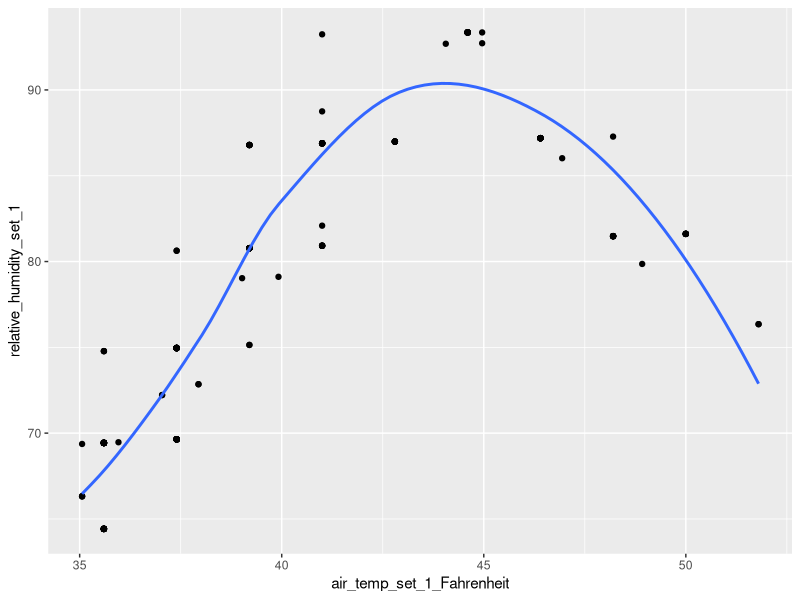

Here is the R script that generated this plot:
#######################################
# QUESTION 1 #
#######################################
# Plots temp(F) and relative humidity(%) today in South Bend against one another

SB_data <- read.csv("KSBN.csv")
library(ggplot2)

ggplot(data = SB_data)+
  geom_point(mapping = aes(x = air_temp_set_1_Fahrenheit, y = relative_humidity_set_1))+
  geom_smooth(mapping = aes(x = air_temp_set_1_Fahrenheit, y = relative_humidity_set_1), se = FALSE)

#######################################
# QUESTION 2 #
#######################################